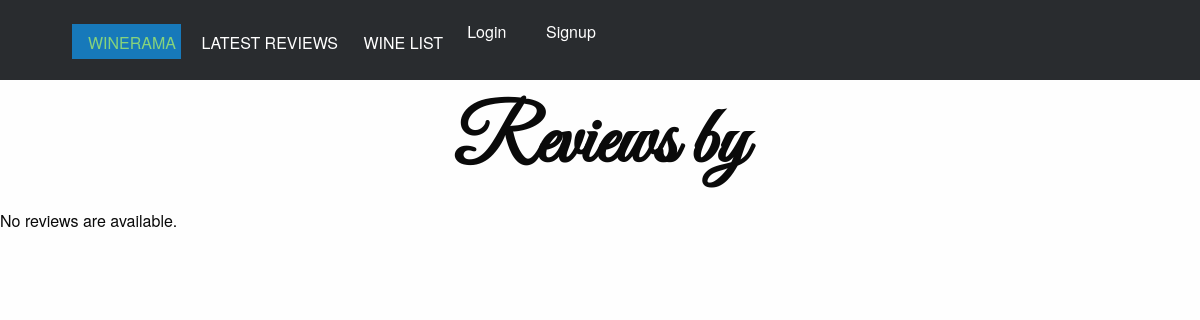
The app's page /review/user/lol/, older data.
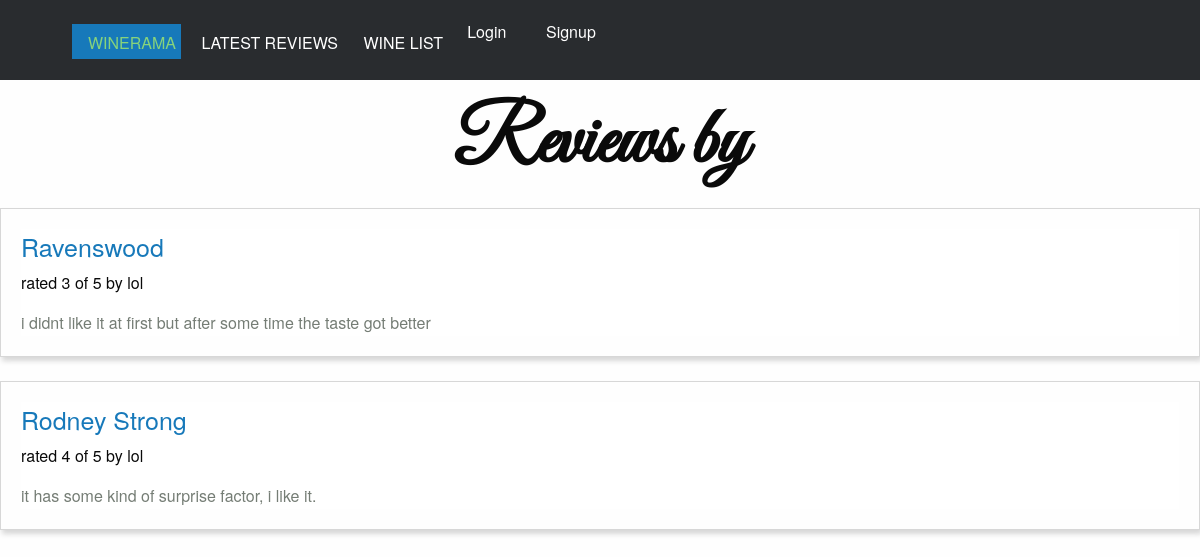
The same page, newer data.
### reviews/models.py (models this page shows, shortened)
class Review(models.Model):
    RATING_CHOICES = (
        (1, '1'),
        (2, '2'),
        (3, '3'),
        (4, '4'),
        (5, '5'),
    )
    wine = models.ForeignKey(Wine)
    pub_date = models.DateTimeField('date published')
    user_name = models.CharField(max_length=100)
    comment = models.CharField(max_length=200)
    rating = models.IntegerField(choices=RATING_CHOICES)

class Wine (models.Model):
    name =  models.CharField(max_length=200)
    description = models.TextField(null=True)

### reviews/views.py (the view)
# urls.py: url(r'^review/user/(?P<username>\w+)/$', views.user_review_list, name='user_review_list'),
def user_review_list(request, username=None):
    if not username:
        username = request.user.username
    latest_review_list = Review.objects.filter(user_name=username).order_by('-pub_date')
    context = {'latest_review_list': latest_review_list, 'username':username}
    return render(request, 'reviews/user_review_list.html',context)

### reviews/templates/reviews/user_review_list.html
{% extends 'reviews/review_list.html' %}
{% load staticfiles %}
{% block title %}
	<h2>Reviews by {{user.user}}</h2>
{% endblock %}

### reviews/templates/reviews/review_list.html (shortened to what this page needs)
{% extends 'reviews/base.html' %}
{% load staticfiles %}
{% block content %}
  {% if latest_review_list %}
    <div class="row">
      {% for review in latest_review_list %}
        <div class="medium-6 large-4 columns">
          <article class="article-card">
            <div class="card-content">
              <h4><a href="{% url 'reviews:review_detail' review.id %}"> {{ review.wine.name }}</a></h4>
              <h6>rated {{ review.rating }} of 5 by  {{ review.user_name }}</h6>
              <p><p>{{ review.comment }}</p>
            </div>
          </article>
        </div>
      {% endfor %}
    </div>
  {% else %}
    <p>No reviews are available.</p>
  {% endif %}
{% endblock %}

Row changes from the older to the newer data that the page shows:
added Review: wine.name "Ravenswood", rating "3", user_name "lol", comment "i didnt like it at first but after some time the taste got better"
added Review: wine.name "Rodney Strong", rating "4", user_name "lol", comment "it has some kind of surprise factor, i like it."
Text that changed along with them:
text no longer shown: "No reviews are available."
